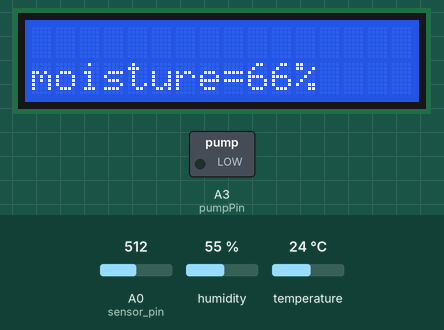
Simulated run of this sketch. Board: Arduino Uno, built with avr-gcc and run on an emulated ATmega328P. Parts: 16×2 character LCD, switched loads named in the sketch (green lamp = pin HIGH). The inputs (shaded band) are chosen by the test bench; at power-on: A0 (sensor_pin) = 512, humidity 55 %, temperature 24 °C. Pins used as bus, display or sensor lines are not drawn; what the sketch prints to the serial monitor is not drawn.

Above: at 1.6 s.
1.7 s: A0 (sensor_pin) set to 699
At 4.2 s:
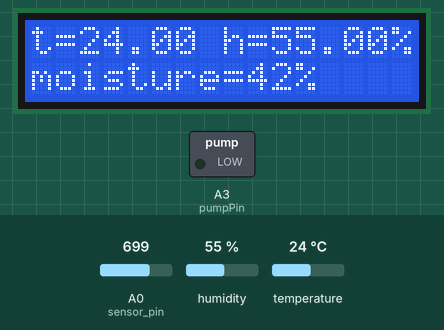
4.6 s: A0 (sensor_pin) set to 730
At 7.9 s:
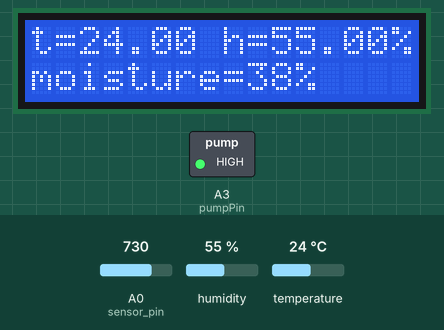
8.6 s: A0 (sensor_pin) set to 934
At 11.6 s:
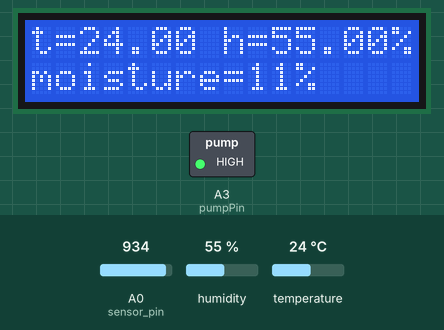
12.7 s: A0 (sensor_pin) set to 957
At 16.5 s:
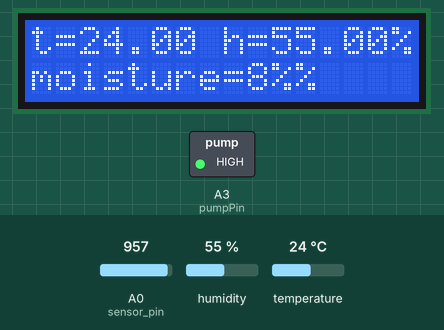
16.8 s: humidity set to 22 %
At 19.3 s:
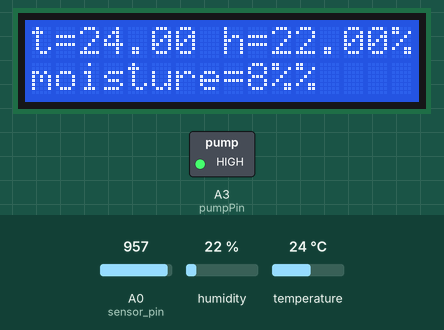
19.9 s: temperature set to 12 °C
At 21.2 s:
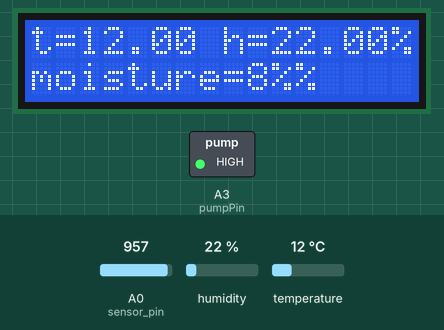
Timing chart, 0 to 22.9 s (numbered marks = the images above; inputs shaded):
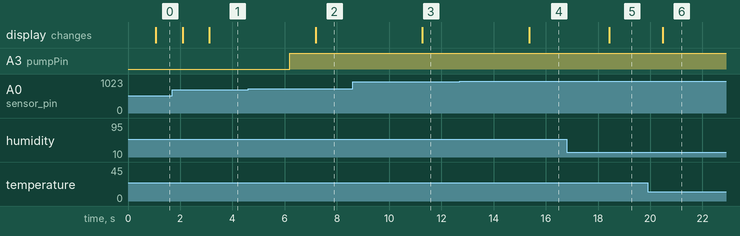

Measured:
- the behaviour switches between 717 and 718 on A0 (sensor_pin) (found by bisection; images 1 and 2)
- the behaviour switches between 946 and 947 on A0 (sensor_pin) (found by bisection; images 3 and 4)
- after the input at 1.7 s, the display: first differs from a run without the input after 1.4 s (image 1)
- after the input at 4.6 s, A3 (pumpPin): LOW → HIGH after 1.6 s; the display: changes after 2.6 s (image 2)
- after the input at 8.6 s, the display: changes after 2.7 s (image 3)
- after the input at 12.7 s, the display: changes after 2.7 s (image 4)
- after the input at 16.8 s, the display: changes after 1.6 s (image 5)
- after the input at 19.9 s, the display: changes after 0.58 s (image 6)

The sketch:

Smart_Irrigation_System.ino
```cpp
#include <LiquidCrystal.h>
//rs,enable,d4,d5,d6,d7
LiquidCrystal lcd(12,11,5,4,3,2);
#define DHTPIN 6
#define DHTTYPE DHT11
#include<DHT.h>
#define trig1 8
#define echo1 7
#define piezo 9
DHT dht(DHTPIN, DHTTYPE);
int sensor_pin = A0;   // soil pins
int output_value;
int pumpPin= A3;
unsigned long durationo;
int distanceo;


void setup() {                          //void setup
pinMode(pumpPin, OUTPUT);  //pump pin
   Serial.begin(9600);
dht.begin();
pinMode(echo1,INPUT);
  digitalWrite(trig1,LOW);
pinMode(trig1,OUTPUT);
 lcd.begin(16,2);
}

void loop() {                     //void loop
  digitalWrite(trig1,HIGH);
  delayMicroseconds(10);
  digitalWrite(trig1,LOW);
  output_value= analogRead(sensor_pin);             //soil part
  output_value = map(output_value,1023,260,0,100);
 if(output_value < 40){
   digitalWrite(pumpPin,HIGH);
}
 if(output_value > 40){
  digitalWrite(pumpPin,LOW);
}
delay(1000);                 //end of soil part

lcd.setCursor(0,2);
lcd.print("moisture=");
lcd.print(output_value);
lcd.print("%");
delay(1000);                    //dth11  start
float h = dht.readHumidity();
float t = dht.readTemperature();
lcd.setCursor(0,0);
lcd.print("t=");
lcd.print(t);
lcd.setCursor(7,0);
lcd.print(" h=");
lcd.print(h);
lcd.print("%");            //dth end

Serial.print("soil moisture="); //serial print
Serial.print(output_value);
Serial.println("%");
Serial.print("temp=");
Serial.println(t);
Serial.print("humidity=");
Serial.print(h);
Serial.println("%");
Serial.println("----------------------------");

}
```
